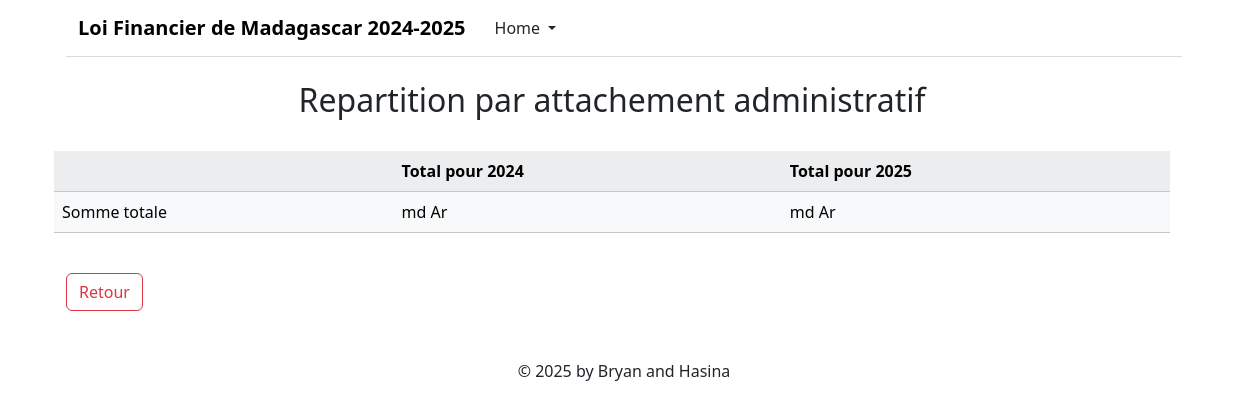
/pages/modele.php?page=depenseparrattachementadministratif, run on an earlier commit of the app's database.
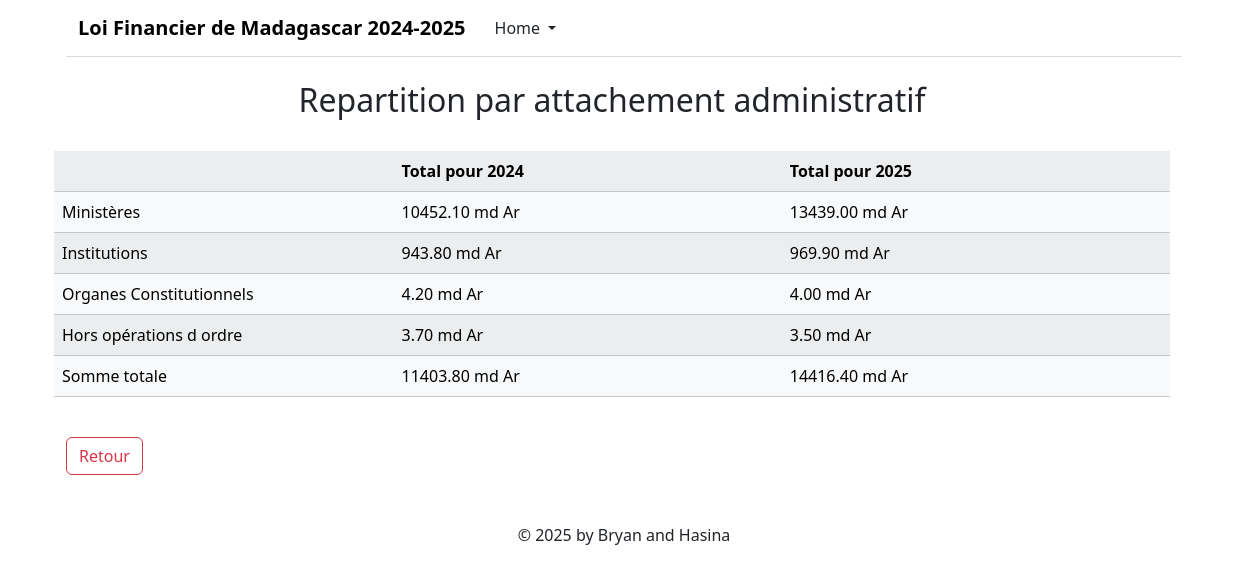
And on a later commit of the database.
### tables this page shows
CREATE TABLE loi_financier_total_depense_rattachement(
    nom VARCHAR(100),
    total_2024 DECIMAL(7,2),
    total_2025 DECIMAL(7,2)
);

### inc/connection.php (called while the page is built, shortened)
<?php
    function dbconnect()
    {
        static $connect = null;
        if ($connect == null) {
            $connect = mysqli_connect('localhost','root','','loi_financier');
            mysqli_set_charset($connect, 'utf8mb4');
        }
        return $connect;
    }
?>

### inc/fonctions.php (called while the page is built, shortened)
<?php
    require("connection.php");
    function get_all_total_depense_par_rattachement(){
        $sql= "SELECT * FROM loi_financier_total_depense_rattachement ";
        $result= mysqli_query(dbconnect(),$sql);
        $demande=array();
        while($donnee=mysqli_fetch_assoc($result)){
            $demande[]=$donnee;
        }
        return $demande;
    }
    function get_somme_rattachement(){
        $sql="SELECT SUM(total_2024) as st24, SUM(total_2025) as st25 FROM loi_financier_total_depense_rattachement";
        $resultat=mysqli_query(dbconnect(),$sql);
        $donnee=mysqli_fetch_assoc($resultat);
        return $donnee;
    }
?>

### pages/depenseparrattachementadministratif.php (the view)
<?php
    $total=get_all_total_depense_par_rattachement();
    $somme=get_somme_rattachement();
?>
<div class="row">
    <section class="row mt-4">
        <h2 class="text-center">Repartition par attachement administratif</h2>
    </section>
    <section class="row mt-4">
        <table class="table table-light table-striped table-hover">
            <tr>
                <th></th>
                <th>Total pour 2024</th>
                <th>Total pour 2025</th>
            </tr>
            <?php foreach ($total as $tl) {?>
                <tr>
                    <td><a href="modele.php?page=<?php echo $tl['nom'];?>" class="lien"><?php echo $tl['nom'];?></a></td>
                    <td><?php echo $tl['total_2024'];?> md Ar</td>
                    <td><?php echo $tl['total_2025'];?> md Ar</td>
                </tr>
            <?php } ?>
            <tr>
                <td>Somme totale</td>
                <td><?php echo $somme['st24'];?> md Ar</td>
                <td><?php echo $somme['st25'];?> md Ar</td>
            </tr>
        </table>
    </section>
    <section class="row mt-4">
        <article class="col-3 col-sm-3 col-lg-3">
            <a href="modele.php?page=repartitions" class="btn btn-outline-danger">Retour</a>
        </article>
    </section>
</div>

### pages/modele.php (shortened to what this page needs)
<?php
    require(".././inc/fonctions.php");
    $page= $_GET['page'];
    $page_format= $page.".php";
?>
<!DOCTYPE html>
<html lang="en">
<head>
    <link rel="stylesheet" href=".././assets/css/style.css">
    <link href=".././assets/bootstrap/css/bootstrap.min.css" rel="stylesheet">
    <link rel="stylesheet" href=".././assets/bootstrap-icons/font/bootstrap-icons.css">
</head>
<body>
    <div class="container">
        <header>
            <nav class="navbar navbar-expand-lg ">
                <div class="container-fluid">
                    <a class="navbar-brand fw-bold" href="#">Loi Financier de Madagascar 2024-2025</a>
                    <div class="collapse navbar-collapse" id="navbarNavDarkDropdown">
                        <ul class="navbar-nav">
                            <li class="nav-item dropdown">
                                <button class="btn dropdown-toggle" data-bs-toggle="dropdown" aria-expanded="false">
                                    Home
                                </button>
                            </li>
                        </ul>
                    </div>
                </div>
            </nav>
        </header>
        <main>
            <?php include($page_format);?>
        </main>
        <footer class="mt-5">
            <p class="text-center">&copy; 2025 by Bryan and Hasina</p>
        </footer>
    </div>
</body>
</html>

### assets/css/style.css (style rules this page uses)
* { margin: 0; padding: 0; box-sizing: border-box; font-family: system-ui, sans-serif; }
.navbar { background-color: #fff; border-bottom: 1px solid #dbdbdb; padding: 10px 20px; display: flex; justify-content: space-between; align-items: center; padding-left: 10px; }
.lien { color: black; text-decoration: none; position: absolute; width: 100%; }

What changed in the data, as far as the page shows it:
added loi_financier_total_depense_rattachement: nom "Ministères", total_2024 "10452.10", total_2025 "13439.00"
added loi_financier_total_depense_rattachement: nom "Institutions", total_2024 "943.80", total_2025 "969.90"
added loi_financier_total_depense_rattachement: nom "Organes Constitutionnels", total_2024 "4.20", total_2025 "4.00"
added loi_financier_total_depense_rattachement: nom "Hors opérations d ordre", total_2024 "3.70", total_2025 "3.50"
Also different on the page:
$somme['st24']: (not shown) → "11403.80"
$somme['st25']: (not shown) → "14416.40"
